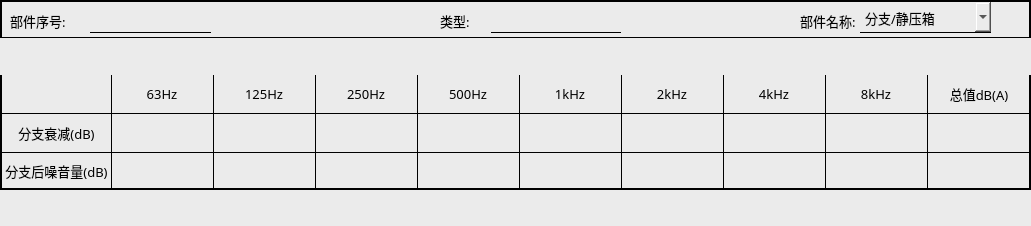
<?xml version="1.0" encoding="UTF-8"?>
<ui version="4.0">
 <class>Table_atten</class>
 <widget class="QWidget" name="Table_atten">
  <property name="geometry">
   <rect>
    <x>0</x>
    <y>0</y>
    <width>1031</width>
    <height>226</height>
   </rect>
  </property>
  <property name="minimumSize">
   <size>
    <width>1031</width>
    <height>226</height>
   </size>
  </property>
  <property name="maximumSize">
   <size>
    <width>1031</width>
    <height>226</height>
   </size>
  </property>
  <property name="windowTitle">
   <string>Form</string>
  </property>
  <property name="styleSheet">
   <string notr="true">background-color: rgb(235, 235, 235);</string>
  </property>
  <layout class="QVBoxLayout" name="verticalLayout" stretch="1,1,4">
   <property name="spacing">
    <number>0</number>
   </property>
   <property name="leftMargin">
    <number>0</number>
   </property>
   <property name="topMargin">
    <number>0</number>
   </property>
   <property name="rightMargin">
    <number>0</number>
   </property>
   <property name="bottomMargin">
    <number>0</number>
   </property>
   <item>
    <widget class="QWidget" name="widget_3" native="true">
     <property name="styleSheet">
      <string notr="true">#widget_3
{
border:2px solid black;
border-bottom:1px solid black;
}</string>
     </property>
     <widget class="QLabel" name="label_9">
      <property name="geometry">
       <rect>
        <x>10</x>
        <y>5</y>
        <width>81</width>
        <height>31</height>
       </rect>
      </property>
      <property name="font">
       <font>
        <family>Microsoft YaHei</family>
        <pointsize>10</pointsize>
       </font>
      </property>
      <property name="text">
       <string>部件序号:</string>
      </property>
     </widget>
     <widget class="QLineEdit" name="lineEdit_8">
      <property name="geometry">
       <rect>
        <x>90</x>
        <y>2</y>
        <width>121</width>
        <height>31</height>
       </rect>
      </property>
      <property name="font">
       <font>
        <family>Microsoft YaHei</family>
        <pointsize>10</pointsize>
       </font>
      </property>
      <property name="styleSheet">
       <string notr="true">border:none;
border-bottom:1px solid black;</string>
      </property>
     </widget>
     <widget class="QLineEdit" name="lineEdit_9">
      <property name="geometry">
       <rect>
        <x>490</x>
        <y>2</y>
        <width>131</width>
        <height>31</height>
       </rect>
      </property>
      <property name="font">
       <font>
        <family>Microsoft YaHei</family>
        <pointsize>10</pointsize>
       </font>
      </property>
      <property name="styleSheet">
       <string notr="true">border:none;
border-bottom:1px solid black;
</string>
      </property>
     </widget>
     <widget class="QLabel" name="label_10">
      <property name="geometry">
       <rect>
        <x>440</x>
        <y>5</y>
        <width>51</width>
        <height>31</height>
       </rect>
      </property>
      <property name="font">
       <font>
        <family>Microsoft YaHei</family>
        <pointsize>10</pointsize>
       </font>
      </property>
      <property name="text">
       <string>类型:</string>
      </property>
     </widget>
     <widget class="QLabel" name="label_11">
      <property name="geometry">
       <rect>
        <x>800</x>
        <y>5</y>
        <width>81</width>
        <height>31</height>
       </rect>
      </property>
      <property name="font">
       <font>
        <family>Microsoft YaHei</family>
        <pointsize>10</pointsize>
       </font>
      </property>
      <property name="text">
       <string>部件名称:</string>
      </property>
     </widget>
     <widget class="QComboBox" name="comboBox_unit_name">
      <property name="geometry">
       <rect>
        <x>860</x>
        <y>2</y>
        <width>131</width>
        <height>31</height>
       </rect>
      </property>
      <property name="font">
       <font>
        <family>Microsoft YaHei</family>
        <pointsize>10</pointsize>
       </font>
      </property>
      <property name="styleSheet">
       <string notr="true">border:none;
border-bottom:1px solid black;</string>
      </property>
      <item>
       <property name="text">
        <string>分支/静压箱</string>
       </property>
      </item>
      <item>
       <property name="text">
        <string>直管</string>
       </property>
      </item>
     </widget>
    </widget>
   </item>
   <item>
    <widget class="QStackedWidget" name="stackedWidget">
     <property name="styleSheet">
      <string notr="true">QStackedWidget QFrame
{
    border: 1px solid black;
    border-left: 2px solid black;
    border-right: 2px solid black;
    border-top: none;
}</string>
     </property>
     <property name="currentIndex">
      <number>1</number>
     </property>
     <widget class="QWidget" name="page"/>
     <widget class="QWidget" name="page_2"/>
    </widget>
   </item>
   <item>
    <widget class="QStackedWidget" name="stackedWidget_table">
     <property name="styleSheet">
      <string notr="true"/>
     </property>
     <property name="currentIndex">
      <number>1</number>
     </property>
     <widget class="QWidget" name="page_pipe">
      <widget class="QWidget" name="widget_2" native="true">
       <property name="geometry">
        <rect>
         <x>0</x>
         <y>0</y>
         <width>1031</width>
         <height>151</height>
        </rect>
       </property>
       <layout class="QGridLayout" name="gridLayout_2">
        <property name="leftMargin">
         <number>0</number>
        </property>
        <property name="topMargin">
         <number>0</number>
        </property>
        <property name="rightMargin">
         <number>0</number>
        </property>
        <property name="bottomMargin">
         <number>0</number>
        </property>
        <property name="spacing">
         <number>0</number>
        </property>
        <item row="0" column="5">
         <widget class="QLabel" name="label_20">
          <property name="font">
           <font>
            <family>Microsoft YaHei</family>
            <pointsize>10</pointsize>
           </font>
          </property>
          <property name="styleSheet">
           <string notr="true">border-left:1px solid black;</string>
          </property>
          <property name="text">
           <string>1kHz</string>
          </property>
          <property name="alignment">
           <set>Qt::AlignCenter</set>
          </property>
         </widget>
        </item>
        <item row="0" column="6">
         <widget class="QLabel" name="label_22">
          <property name="font">
           <font>
            <family>Microsoft YaHei</family>
            <pointsize>10</pointsize>
           </font>
          </property>
          <property name="styleSheet">
           <string notr="true">border-left:1px solid black;</string>
          </property>
          <property name="text">
           <string>2kHz</string>
          </property>
          <property name="alignment">
           <set>Qt::AlignCenter</set>
          </property>
         </widget>
        </item>
        <item row="3" column="8">
         <widget class="QLineEdit" name="lineEdit_28">
          <property name="sizePolicy">
           <sizepolicy hsizetype="Expanding" vsizetype="Preferred">
            <horstretch>0</horstretch>
            <verstretch>0</verstretch>
           </sizepolicy>
          </property>
          <property name="styleSheet">
           <string notr="true">border:1px solid black;
border-right:none;
border-bottom:2px solid black;</string>
          </property>
         </widget>
        </item>
        <item row="1" column="7">
         <widget class="QLineEdit" name="lineEdit_30">
          <property name="sizePolicy">
           <sizepolicy hsizetype="Expanding" vsizetype="Preferred">
            <horstretch>0</horstretch>
            <verstretch>0</verstretch>
           </sizepolicy>
          </property>
          <property name="styleSheet">
           <string notr="true">border:1px solid black;
border-right:none;
border-bottom:none;</string>
          </property>
         </widget>
        </item>
        <item row="0" column="1">
         <widget class="QLabel" name="label_16">
          <property name="font">
           <font>
            <family>Microsoft YaHei</family>
            <pointsize>10</pointsize>
           </font>
          </property>
          <property name="styleSheet">
           <string notr="true">border-left:1px solid black;
</string>
          </property>
          <property name="text">
           <string>63Hz</string>
          </property>
          <property name="alignment">
           <set>Qt::AlignCenter</set>
          </property>
         </widget>
        </item>
        <item row="3" column="4">
         <widget class="QLineEdit" name="lineEdit_15">
          <property name="sizePolicy">
           <sizepolicy hsizetype="Expanding" vsizetype="Preferred">
            <horstretch>0</horstretch>
            <verstretch>0</verstretch>
           </sizepolicy>
          </property>
          <property name="styleSheet">
           <string notr="true">border:1px solid black;
border-right:none;
border-bottom:2px solid black;</string>
          </property>
         </widget>
        </item>
        <item row="1" column="6">
         <widget class="QLineEdit" name="lineEdit_31">
          <property name="sizePolicy">
           <sizepolicy hsizetype="Expanding" vsizetype="Preferred">
            <horstretch>0</horstretch>
            <verstretch>0</verstretch>
           </sizepolicy>
          </property>
          <property name="styleSheet">
           <string notr="true">border:1px solid black;
border-right:none;
border-bottom:none;</string>
          </property>
         </widget>
        </item>
        <item row="3" column="3">
         <widget class="QLineEdit" name="lineEdit_14">
          <property name="sizePolicy">
           <sizepolicy hsizetype="Expanding" vsizetype="Preferred">
            <horstretch>0</horstretch>
            <verstretch>0</verstretch>
           </sizepolicy>
          </property>
          <property name="styleSheet">
           <string notr="true">border:1px solid black;
border-right:none;
border-bottom:2px solid black;</string>
          </property>
         </widget>
        </item>
        <item row="3" column="7">
         <widget class="QLineEdit" name="lineEdit_27">
          <property name="sizePolicy">
           <sizepolicy hsizetype="Expanding" vsizetype="Preferred">
            <horstretch>0</horstretch>
            <verstretch>0</verstretch>
           </sizepolicy>
          </property>
          <property name="styleSheet">
           <string notr="true">border:1px solid black;
border-right:none;
border-bottom:2px solid black;</string>
          </property>
         </widget>
        </item>
        <item row="0" column="4">
         <widget class="QLabel" name="label_19">
          <property name="font">
           <font>
            <family>Microsoft YaHei</family>
            <pointsize>10</pointsize>
           </font>
          </property>
          <property name="styleSheet">
           <string notr="true">border-left:1px solid black;</string>
          </property>
          <property name="text">
           <string>500Hz</string>
          </property>
          <property name="alignment">
           <set>Qt::AlignCenter</set>
          </property>
         </widget>
        </item>
        <item row="0" column="9">
         <widget class="QLabel" name="label_25">
          <property name="font">
           <font>
            <family>Microsoft YaHei</family>
            <pointsize>10</pointsize>
           </font>
          </property>
          <property name="styleSheet">
           <string notr="true">border-left:1px solid black;
border-right:2px solid black;</string>
          </property>
          <property name="text">
           <string>总值dB(A)</string>
          </property>
          <property name="alignment">
           <set>Qt::AlignCenter</set>
          </property>
         </widget>
        </item>
        <item row="1" column="8">
         <widget class="QLineEdit" name="lineEdit_34">
          <property name="sizePolicy">
           <sizepolicy hsizetype="Expanding" vsizetype="Preferred">
            <horstretch>0</horstretch>
            <verstretch>0</verstretch>
           </sizepolicy>
          </property>
          <property name="styleSheet">
           <string notr="true">border:1px solid black;
border-right:none;
border-bottom:none;</string>
          </property>
         </widget>
        </item>
        <item row="1" column="3">
         <widget class="QLineEdit" name="lineEdit_36">
          <property name="sizePolicy">
           <sizepolicy hsizetype="Expanding" vsizetype="Preferred">
            <horstretch>0</horstretch>
            <verstretch>0</verstretch>
           </sizepolicy>
          </property>
          <property name="styleSheet">
           <string notr="true">border:1px solid black;
border-right:none;
border-bottom:none;</string>
          </property>
         </widget>
        </item>
        <item row="1" column="5">
         <widget class="QLineEdit" name="lineEdit_32">
          <property name="sizePolicy">
           <sizepolicy hsizetype="Expanding" vsizetype="Preferred">
            <horstretch>0</horstretch>
            <verstretch>0</verstretch>
           </sizepolicy>
          </property>
          <property name="styleSheet">
           <string notr="true">border:1px solid black;
border-right:none;
border-bottom:none;</string>
          </property>
         </widget>
        </item>
        <item row="0" column="2">
         <widget class="QLabel" name="label_17">
          <property name="font">
           <font>
            <family>Microsoft YaHei</family>
            <pointsize>10</pointsize>
           </font>
          </property>
          <property name="styleSheet">
           <string notr="true">border-left:1px solid black;</string>
          </property>
          <property name="text">
           <string>125Hz</string>
          </property>
          <property name="alignment">
           <set>Qt::AlignCenter</set>
          </property>
         </widget>
        </item>
        <item row="1" column="0">
         <widget class="QLabel" name="label_27">
          <property name="font">
           <font>
            <family>Microsoft YaHei</family>
            <pointsize>10</pointsize>
           </font>
          </property>
          <property name="styleSheet">
           <string notr="true">border:1px solid black;
border-left:2px solid black;
border-right:none;
border-bottom:none;
</string>
          </property>
          <property name="text">
           <string>1米直管衰减(dB)</string>
          </property>
          <property name="alignment">
           <set>Qt::AlignCenter</set>
          </property>
         </widget>
        </item>
        <item row="0" column="0">
         <widget class="QLabel" name="label_15">
          <property name="styleSheet">
           <string notr="true">border-left:2px solid black;</string>
          </property>
          <property name="text">
           <string/>
          </property>
         </widget>
        </item>
        <item row="0" column="3">
         <widget class="QLabel" name="label_18">
          <property name="font">
           <font>
            <family>Microsoft YaHei</family>
            <pointsize>10</pointsize>
           </font>
          </property>
          <property name="styleSheet">
           <string notr="true">border-left:1px solid black;</string>
          </property>
          <property name="text">
           <string>250Hz</string>
          </property>
          <property name="alignment">
           <set>Qt::AlignCenter</set>
          </property>
         </widget>
        </item>
        <item row="1" column="1">
         <widget class="QLineEdit" name="lineEdit_38">
          <property name="sizePolicy">
           <sizepolicy hsizetype="Expanding" vsizetype="Preferred">
            <horstretch>0</horstretch>
            <verstretch>0</verstretch>
           </sizepolicy>
          </property>
          <property name="styleSheet">
           <string notr="true">border:1px solid black;
border-right:none;
border-bottom:none;</string>
          </property>
         </widget>
        </item>
        <item row="3" column="6">
         <widget class="QLineEdit" name="lineEdit_26">
          <property name="sizePolicy">
           <sizepolicy hsizetype="Expanding" vsizetype="Preferred">
            <horstretch>0</horstretch>
            <verstretch>0</verstretch>
           </sizepolicy>
          </property>
          <property name="styleSheet">
           <string notr="true">border:1px solid black;
border-right:none;
border-bottom:2px solid black;</string>
          </property>
         </widget>
        </item>
        <item row="3" column="5">
         <widget class="QLineEdit" name="lineEdit_16">
          <property name="sizePolicy">
           <sizepolicy hsizetype="Expanding" vsizetype="Preferred">
            <horstretch>0</horstretch>
            <verstretch>0</verstretch>
           </sizepolicy>
          </property>
          <property name="styleSheet">
           <string notr="true">border:1px solid black;
border-right:none;
border-bottom:2px solid black;</string>
          </property>
         </widget>
        </item>
        <item row="1" column="9">
         <widget class="QLineEdit" name="lineEdit_35">
          <property name="sizePolicy">
           <sizepolicy hsizetype="Expanding" vsizetype="Preferred">
            <horstretch>0</horstretch>
            <verstretch>0</verstretch>
           </sizepolicy>
          </property>
          <property name="styleSheet">
           <string notr="true">border:1px solid black;
border-right:none;
border-bottom:none;
border-right:2px solid black;</string>
          </property>
         </widget>
        </item>
        <item row="0" column="8">
         <widget class="QLabel" name="label_24">
          <property name="font">
           <font>
            <family>Microsoft YaHei</family>
            <pointsize>10</pointsize>
           </font>
          </property>
          <property name="styleSheet">
           <string notr="true">border-left:1px solid black;</string>
          </property>
          <property name="text">
           <string>8kHz</string>
          </property>
          <property name="alignment">
           <set>Qt::AlignCenter</set>
          </property>
         </widget>
        </item>
        <item row="3" column="1">
         <widget class="QLineEdit" name="lineEdit_10">
          <property name="sizePolicy">
           <sizepolicy hsizetype="Expanding" vsizetype="Preferred">
            <horstretch>0</horstretch>
            <verstretch>0</verstretch>
           </sizepolicy>
          </property>
          <property name="styleSheet">
           <string notr="true">border:1px solid black;
border-right:none;
border-bottom:2px solid black;</string>
          </property>
         </widget>
        </item>
        <item row="1" column="2">
         <widget class="QLineEdit" name="lineEdit_37">
          <property name="sizePolicy">
           <sizepolicy hsizetype="Expanding" vsizetype="Preferred">
            <horstretch>0</horstretch>
            <verstretch>0</verstretch>
           </sizepolicy>
          </property>
          <property name="styleSheet">
           <string notr="true">border:1px solid black;
border-right:none;
border-bottom:none;</string>
          </property>
         </widget>
        </item>
        <item row="3" column="0">
         <widget class="QLabel" name="label_26">
          <property name="font">
           <font>
            <family>Microsoft YaHei</family>
            <pointsize>10</pointsize>
           </font>
          </property>
          <property name="styleSheet">
           <string notr="true">border:1px solid black;
border-left:2px solid black;
border-bottom:2px solid black;
border-right:none;
</string>
          </property>
          <property name="text">
           <string> 直管后噪音量(dB) </string>
          </property>
          <property name="alignment">
           <set>Qt::AlignCenter</set>
          </property>
         </widget>
        </item>
        <item row="3" column="9">
         <widget class="QLineEdit" name="lineEdit_29">
          <property name="sizePolicy">
           <sizepolicy hsizetype="Expanding" vsizetype="Preferred">
            <horstretch>0</horstretch>
            <verstretch>0</verstretch>
           </sizepolicy>
          </property>
          <property name="styleSheet">
           <string notr="true">border:1px solid black;
border-bottom:2px solid black;
border-right:2px solid black;</string>
          </property>
         </widget>
        </item>
        <item row="0" column="7">
         <widget class="QLabel" name="label_23">
          <property name="font">
           <font>
            <family>Microsoft YaHei</family>
            <pointsize>10</pointsize>
           </font>
          </property>
          <property name="styleSheet">
           <string notr="true">border-left:1px solid black;</string>
          </property>
          <property name="text">
           <string>4kHz</string>
          </property>
          <property name="alignment">
           <set>Qt::AlignCenter</set>
          </property>
         </widget>
        </item>
        <item row="3" column="2">
         <widget class="QLineEdit" name="lineEdit_13">
          <property name="sizePolicy">
           <sizepolicy hsizetype="Expanding" vsizetype="Preferred">
            <horstretch>0</horstretch>
            <verstretch>0</verstretch>
           </sizepolicy>
          </property>
          <property name="styleSheet">
           <string notr="true">border:1px solid black;
border-right:none;
border-bottom:2px solid black;</string>
          </property>
         </widget>
        </item>
        <item row="1" column="4">
         <widget class="QLineEdit" name="lineEdit_33">
          <property name="sizePolicy">
           <sizepolicy hsizetype="Expanding" vsizetype="Preferred">
            <horstretch>0</horstretch>
            <verstretch>0</verstretch>
           </sizepolicy>
          </property>
          <property name="styleSheet">
           <string notr="true">border:1px solid black;
border-right:none;
border-bottom:none;</string>
          </property>
         </widget>
        </item>
        <item row="2" column="0">
         <widget class="QLabel" name="label_28">
          <property name="font">
           <font>
            <family>Microsoft YaHei</family>
            <pointsize>10</pointsize>
           </font>
          </property>
          <property name="styleSheet">
           <string notr="true">border:1px solid black;
border-left:2px solid black;
border-right:none;
border-bottom:none;
</string>
          </property>
          <property name="text">
           <string>直管衰减汇总(dB)</string>
          </property>
          <property name="alignment">
           <set>Qt::AlignCenter</set>
          </property>
         </widget>
        </item>
        <item row="2" column="1">
         <widget class="QLineEdit" name="lineEdit_39">
          <property name="sizePolicy">
           <sizepolicy hsizetype="Expanding" vsizetype="Preferred">
            <horstretch>0</horstretch>
            <verstretch>0</verstretch>
           </sizepolicy>
          </property>
          <property name="styleSheet">
           <string notr="true">border:1px solid black;
border-right:none;
border-bottom:none;</string>
          </property>
         </widget>
        </item>
        <item row="2" column="2">
         <widget class="QLineEdit" name="lineEdit_40">
          <property name="sizePolicy">
           <sizepolicy hsizetype="Expanding" vsizetype="Preferred">
            <horstretch>0</horstretch>
            <verstretch>0</verstretch>
           </sizepolicy>
          </property>
          <property name="styleSheet">
           <string notr="true">border:1px solid black;
border-right:none;
border-bottom:none;</string>
          </property>
         </widget>
        </item>
        <item row="2" column="3">
         <widget class="QLineEdit" name="lineEdit_41">
          <property name="sizePolicy">
           <sizepolicy hsizetype="Expanding" vsizetype="Preferred">
            <horstretch>0</horstretch>
            <verstretch>0</verstretch>
           </sizepolicy>
          </property>
          <property name="styleSheet">
           <string notr="true">border:1px solid black;
border-right:none;
border-bottom:none;</string>
          </property>
         </widget>
        </item>
        <item row="2" column="4">
         <widget class="QLineEdit" name="lineEdit_42">
          <property name="sizePolicy">
           <sizepolicy hsizetype="Expanding" vsizetype="Preferred">
            <horstretch>0</horstretch>
            <verstretch>0</verstretch>
           </sizepolicy>
          </property>
          <property name="styleSheet">
           <string notr="true">border:1px solid black;
border-right:none;
border-bottom:none;</string>
          </property>
         </widget>
        </item>
        <item row="2" column="5">
         <widget class="QLineEdit" name="lineEdit_43">
          <property name="sizePolicy">
           <sizepolicy hsizetype="Expanding" vsizetype="Preferred">
            <horstretch>0</horstretch>
            <verstretch>0</verstretch>
           </sizepolicy>
          </property>
          <property name="styleSheet">
           <string notr="true">border:1px solid black;
border-right:none;
border-bottom:none;</string>
          </property>
         </widget>
        </item>
        <item row="2" column="6">
         <widget class="QLineEdit" name="lineEdit_44">
          <property name="sizePolicy">
           <sizepolicy hsizetype="Expanding" vsizetype="Preferred">
            <horstretch>0</horstretch>
            <verstretch>0</verstretch>
           </sizepolicy>
          </property>
          <property name="styleSheet">
           <string notr="true">border:1px solid black;
border-right:none;
border-bottom:none;</string>
          </property>
         </widget>
        </item>
        <item row="2" column="7">
         <widget class="QLineEdit" name="lineEdit_45">
          <property name="sizePolicy">
           <sizepolicy hsizetype="Expanding" vsizetype="Preferred">
            <horstretch>0</horstretch>
            <verstretch>0</verstretch>
           </sizepolicy>
          </property>
          <property name="styleSheet">
           <string notr="true">border:1px solid black;
border-right:none;
border-bottom:none;</string>
          </property>
         </widget>
        </item>
        <item row="2" column="8">
         <widget class="QLineEdit" name="lineEdit_46">
          <property name="sizePolicy">
           <sizepolicy hsizetype="Expanding" vsizetype="Preferred">
            <horstretch>0</horstretch>
            <verstretch>0</verstretch>
           </sizepolicy>
          </property>
          <property name="styleSheet">
           <string notr="true">border:1px solid black;
border-right:none;
border-bottom:none;</string>
          </property>
         </widget>
        </item>
        <item row="2" column="9">
         <widget class="QLineEdit" name="lineEdit_48">
          <property name="sizePolicy">
           <sizepolicy hsizetype="Expanding" vsizetype="Preferred">
            <horstretch>0</horstretch>
            <verstretch>0</verstretch>
           </sizepolicy>
          </property>
          <property name="styleSheet">
           <string notr="true">border:1px solid black;
border-right:none;
border-bottom:none;
border-right:2px solid black;</string>
          </property>
         </widget>
        </item>
       </layout>
      </widget>
     </widget>
     <widget class="QWidget" name="page_branch_static">
      <widget class="QWidget" name="widget" native="true">
       <property name="geometry">
        <rect>
         <x>0</x>
         <y>0</y>
         <width>1031</width>
         <height>115</height>
        </rect>
       </property>
       <layout class="QGridLayout" name="gridLayout">
        <property name="leftMargin">
         <number>0</number>
        </property>
        <property name="topMargin">
         <number>0</number>
        </property>
        <property name="rightMargin">
         <number>0</number>
        </property>
        <property name="bottomMargin">
         <number>0</number>
        </property>
        <property name="spacing">
         <number>0</number>
        </property>
        <item row="0" column="0">
         <widget class="QLabel" name="label">
          <property name="styleSheet">
           <string notr="true">border-left:2px solid black;</string>
          </property>
          <property name="text">
           <string/>
          </property>
         </widget>
        </item>
        <item row="0" column="1">
         <widget class="QLabel" name="label_2">
          <property name="font">
           <font>
            <family>Microsoft YaHei</family>
            <pointsize>10</pointsize>
           </font>
          </property>
          <property name="styleSheet">
           <string notr="true">border-left:1px solid black;
</string>
          </property>
          <property name="text">
           <string>63Hz</string>
          </property>
          <property name="alignment">
           <set>Qt::AlignCenter</set>
          </property>
         </widget>
        </item>
        <item row="0" column="2">
         <widget class="QLabel" name="label_3">
          <property name="font">
           <font>
            <family>Microsoft YaHei</family>
            <pointsize>10</pointsize>
           </font>
          </property>
          <property name="styleSheet">
           <string notr="true">border-left:1px solid black;</string>
          </property>
          <property name="text">
           <string>125Hz</string>
          </property>
          <property name="alignment">
           <set>Qt::AlignCenter</set>
          </property>
         </widget>
        </item>
        <item row="0" column="3">
         <widget class="QLabel" name="label_4">
          <property name="font">
           <font>
            <family>Microsoft YaHei</family>
            <pointsize>10</pointsize>
           </font>
          </property>
          <property name="styleSheet">
           <string notr="true">border-left:1px solid black;</string>
          </property>
          <property name="text">
           <string>250Hz</string>
          </property>
          <property name="alignment">
           <set>Qt::AlignCenter</set>
          </property>
         </widget>
        </item>
        <item row="0" column="4">
         <widget class="QLabel" name="label_5">
          <property name="font">
           <font>
            <family>Microsoft YaHei</family>
            <pointsize>10</pointsize>
           </font>
          </property>
          <property name="styleSheet">
           <string notr="true">border-left:1px solid black;</string>
          </property>
          <property name="text">
           <string>500Hz</string>
          </property>
          <property name="alignment">
           <set>Qt::AlignCenter</set>
          </property>
         </widget>
        </item>
        <item row="0" column="5">
         <widget class="QLabel" name="label_6">
          <property name="font">
           <font>
            <family>Microsoft YaHei</family>
            <pointsize>10</pointsize>
           </font>
          </property>
          <property name="styleSheet">
           <string notr="true">border-left:1px solid black;</string>
          </property>
          <property name="text">
           <string>1kHz</string>
          </property>
          <property name="alignment">
           <set>Qt::AlignCenter</set>
          </property>
         </widget>
        </item>
        <item row="0" column="6">
         <widget class="QLabel" name="label_7">
          <property name="font">
           <font>
            <family>Microsoft YaHei</family>
            <pointsize>10</pointsize>
           </font>
          </property>
          <property name="styleSheet">
           <string notr="true">border-left:1px solid black;</string>
          </property>
          <property name="text">
           <string>2kHz</string>
          </property>
          <property name="alignment">
           <set>Qt::AlignCenter</set>
          </property>
         </widget>
        </item>
        <item row="0" column="7">
         <widget class="QLabel" name="label_8">
          <property name="font">
           <font>
            <family>Microsoft YaHei</family>
            <pointsize>10</pointsize>
           </font>
          </property>
          <property name="styleSheet">
           <string notr="true">border-left:1px solid black;</string>
          </property>
          <property name="text">
           <string>4kHz</string>
          </property>
          <property name="alignment">
           <set>Qt::AlignCenter</set>
          </property>
         </widget>
        </item>
        <item row="0" column="8">
         <widget class="QLabel" name="label_12">
          <property name="font">
           <font>
            <family>Microsoft YaHei</family>
            <pointsize>10</pointsize>
           </font>
          </property>
          <property name="styleSheet">
           <string notr="true">border-left:1px solid black;</string>
          </property>
          <property name="text">
           <string>8kHz</string>
          </property>
          <property name="alignment">
           <set>Qt::AlignCenter</set>
          </property>
         </widget>
        </item>
        <item row="0" column="9">
         <widget class="QLabel" name="label_13">
          <property name="font">
           <font>
            <family>Microsoft YaHei</family>
            <pointsize>10</pointsize>
           </font>
          </property>
          <property name="styleSheet">
           <string notr="true">border-left:1px solid black;
border-right:2px solid black;</string>
          </property>
          <property name="text">
           <string>总值dB(A)</string>
          </property>
          <property name="alignment">
           <set>Qt::AlignCenter</set>
          </property>
         </widget>
        </item>
        <item row="2" column="0">
         <widget class="QLabel" name="label_14">
          <property name="font">
           <font>
            <family>Microsoft YaHei</family>
            <pointsize>10</pointsize>
           </font>
          </property>
          <property name="styleSheet">
           <string notr="true">border:1px solid black;
border-left:2px solid black;
border-bottom:2px solid black;
border-right:none;
</string>
          </property>
          <property name="text">
           <string> 分支后噪音量(dB) </string>
          </property>
          <property name="alignment">
           <set>Qt::AlignCenter</set>
          </property>
         </widget>
        </item>
        <item row="2" column="1">
         <widget class="QLineEdit" name="lineEdit">
          <property name="sizePolicy">
           <sizepolicy hsizetype="Expanding" vsizetype="Preferred">
            <horstretch>0</horstretch>
            <verstretch>0</verstretch>
           </sizepolicy>
          </property>
          <property name="styleSheet">
           <string notr="true">border:1px solid black;
border-right:none;
border-bottom:2px solid black;</string>
          </property>
         </widget>
        </item>
        <item row="2" column="2">
         <widget class="QLineEdit" name="lineEdit_2">
          <property name="sizePolicy">
           <sizepolicy hsizetype="Expanding" vsizetype="Preferred">
            <horstretch>0</horstretch>
            <verstretch>0</verstretch>
           </sizepolicy>
          </property>
          <property name="styleSheet">
           <string notr="true">border:1px solid black;
border-right:none;
border-bottom:2px solid black;</string>
          </property>
         </widget>
        </item>
        <item row="2" column="3">
         <widget class="QLineEdit" name="lineEdit_3">
          <property name="sizePolicy">
           <sizepolicy hsizetype="Expanding" vsizetype="Preferred">
            <horstretch>0</horstretch>
            <verstretch>0</verstretch>
           </sizepolicy>
          </property>
          <property name="styleSheet">
           <string notr="true">border:1px solid black;
border-right:none;
border-bottom:2px solid black;</string>
          </property>
         </widget>
        </item>
        <item row="2" column="4">
         <widget class="QLineEdit" name="lineEdit_4">
          <property name="sizePolicy">
           <sizepolicy hsizetype="Expanding" vsizetype="Preferred">
            <horstretch>0</horstretch>
            <verstretch>0</verstretch>
           </sizepolicy>
          </property>
          <property name="styleSheet">
           <string notr="true">border:1px solid black;
border-right:none;
border-bottom:2px solid black;</string>
          </property>
         </widget>
        </item>
        <item row="2" column="5">
         <widget class="QLineEdit" name="lineEdit_5">
          <property name="sizePolicy">
           <sizepolicy hsizetype="Expanding" vsizetype="Preferred">
            <horstretch>0</horstretch>
            <verstretch>0</verstretch>
           </sizepolicy>
          </property>
          <property name="styleSheet">
           <string notr="true">border:1px solid black;
border-right:none;
border-bottom:2px solid black;</string>
          </property>
         </widget>
        </item>
        <item row="2" column="6">
         <widget class="QLineEdit" name="lineEdit_6">
          <property name="sizePolicy">
           <sizepolicy hsizetype="Expanding" vsizetype="Preferred">
            <horstretch>0</horstretch>
            <verstretch>0</verstretch>
           </sizepolicy>
          </property>
          <property name="styleSheet">
           <string notr="true">border:1px solid black;
border-right:none;
border-bottom:2px solid black;</string>
          </property>
         </widget>
        </item>
        <item row="2" column="7">
         <widget class="QLineEdit" name="lineEdit_7">
          <property name="sizePolicy">
           <sizepolicy hsizetype="Expanding" vsizetype="Preferred">
            <horstretch>0</horstretch>
            <verstretch>0</verstretch>
           </sizepolicy>
          </property>
          <property name="styleSheet">
           <string notr="true">border:1px solid black;
border-right:none;
border-bottom:2px solid black;</string>
          </property>
         </widget>
        </item>
        <item row="2" column="8">
         <widget class="QLineEdit" name="lineEdit_11">
          <property name="sizePolicy">
           <sizepolicy hsizetype="Expanding" vsizetype="Preferred">
            <horstretch>0</horstretch>
            <verstretch>0</verstretch>
           </sizepolicy>
          </property>
          <property name="styleSheet">
           <string notr="true">border:1px solid black;
border-right:none;
border-bottom:2px solid black;</string>
          </property>
         </widget>
        </item>
        <item row="2" column="9">
         <widget class="QLineEdit" name="lineEdit_12">
          <property name="sizePolicy">
           <sizepolicy hsizetype="Expanding" vsizetype="Preferred">
            <horstretch>0</horstretch>
            <verstretch>0</verstretch>
           </sizepolicy>
          </property>
          <property name="styleSheet">
           <string notr="true">border:1px solid black;
border-bottom:2px solid black;
border-right:2px solid black;</string>
          </property>
         </widget>
        </item>
        <item row="1" column="7">
         <widget class="QLineEdit" name="lineEdit_17">
          <property name="sizePolicy">
           <sizepolicy hsizetype="Expanding" vsizetype="Preferred">
            <horstretch>0</horstretch>
            <verstretch>0</verstretch>
           </sizepolicy>
          </property>
          <property name="styleSheet">
           <string notr="true">border:1px solid black;
border-right:none;
border-bottom:none;</string>
          </property>
         </widget>
        </item>
        <item row="1" column="6">
         <widget class="QLineEdit" name="lineEdit_18">
          <property name="sizePolicy">
           <sizepolicy hsizetype="Expanding" vsizetype="Preferred">
            <horstretch>0</horstretch>
            <verstretch>0</verstretch>
           </sizepolicy>
          </property>
          <property name="styleSheet">
           <string notr="true">border:1px solid black;
border-right:none;
border-bottom:none;</string>
          </property>
         </widget>
        </item>
        <item row="1" column="5">
         <widget class="QLineEdit" name="lineEdit_19">
          <property name="sizePolicy">
           <sizepolicy hsizetype="Expanding" vsizetype="Preferred">
            <horstretch>0</horstretch>
            <verstretch>0</verstretch>
           </sizepolicy>
          </property>
          <property name="styleSheet">
           <string notr="true">border:1px solid black;
border-right:none;
border-bottom:none;</string>
          </property>
         </widget>
        </item>
        <item row="1" column="4">
         <widget class="QLineEdit" name="lineEdit_20">
          <property name="sizePolicy">
           <sizepolicy hsizetype="Expanding" vsizetype="Preferred">
            <horstretch>0</horstretch>
            <verstretch>0</verstretch>
           </sizepolicy>
          </property>
          <property name="styleSheet">
           <string notr="true">border:1px solid black;
border-right:none;
border-bottom:none;</string>
          </property>
         </widget>
        </item>
        <item row="1" column="8">
         <widget class="QLineEdit" name="lineEdit_21">
          <property name="sizePolicy">
           <sizepolicy hsizetype="Expanding" vsizetype="Preferred">
            <horstretch>0</horstretch>
            <verstretch>0</verstretch>
           </sizepolicy>
          </property>
          <property name="styleSheet">
           <string notr="true">border:1px solid black;
border-right:none;
border-bottom:none;</string>
          </property>
         </widget>
        </item>
        <item row="1" column="9">
         <widget class="QLineEdit" name="lineEdit_22">
          <property name="sizePolicy">
           <sizepolicy hsizetype="Expanding" vsizetype="Preferred">
            <horstretch>0</horstretch>
            <verstretch>0</verstretch>
           </sizepolicy>
          </property>
          <property name="styleSheet">
           <string notr="true">border:1px solid black;
border-right:none;
border-bottom:none;
border-right:2px solid black;</string>
          </property>
         </widget>
        </item>
        <item row="1" column="3">
         <widget class="QLineEdit" name="lineEdit_23">
          <property name="sizePolicy">
           <sizepolicy hsizetype="Expanding" vsizetype="Preferred">
            <horstretch>0</horstretch>
            <verstretch>0</verstretch>
           </sizepolicy>
          </property>
          <property name="styleSheet">
           <string notr="true">border:1px solid black;
border-right:none;
border-bottom:none;</string>
          </property>
         </widget>
        </item>
        <item row="1" column="2">
         <widget class="QLineEdit" name="lineEdit_24">
          <property name="sizePolicy">
           <sizepolicy hsizetype="Expanding" vsizetype="Preferred">
            <horstretch>0</horstretch>
            <verstretch>0</verstretch>
           </sizepolicy>
          </property>
          <property name="styleSheet">
           <string notr="true">border:1px solid black;
border-right:none;
border-bottom:none;</string>
          </property>
         </widget>
        </item>
        <item row="1" column="1">
         <widget class="QLineEdit" name="lineEdit_25">
          <property name="sizePolicy">
           <sizepolicy hsizetype="Expanding" vsizetype="Preferred">
            <horstretch>0</horstretch>
            <verstretch>0</verstretch>
           </sizepolicy>
          </property>
          <property name="styleSheet">
           <string notr="true">border:1px solid black;
border-right:none;
border-bottom:none;</string>
          </property>
         </widget>
        </item>
        <item row="1" column="0">
         <widget class="QLabel" name="label_21">
          <property name="font">
           <font>
            <family>Microsoft YaHei</family>
            <pointsize>10</pointsize>
           </font>
          </property>
          <property name="styleSheet">
           <string notr="true">border:1px solid black;
border-left:2px solid black;
border-right:none;
border-bottom:none;
</string>
          </property>
          <property name="text">
           <string>分支衰减(dB)</string>
          </property>
          <property name="alignment">
           <set>Qt::AlignCenter</set>
          </property>
         </widget>
        </item>
       </layout>
      </widget>
     </widget>
    </widget>
   </item>
  </layout>
 </widget>
 <resources/>
 <connections/>
</ui>
